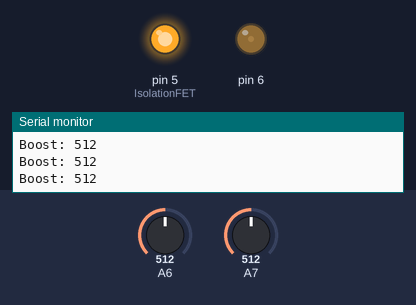
Bench run of a sketch on a simulated Arduino Uno, built with avr-gcc and run on an emulated ATmega328P. Shown: output pins drawn as LEDs (lit = HIGH), the last lines printed to the serial monitor. The test bench sets the inputs (shaded band); at power-on: A7 = 512, A6 = 512.

Above: at 1.26 s.
1.3 s: A7 set to 752
4.8 s: A7 set to 767
At 5.2 s:
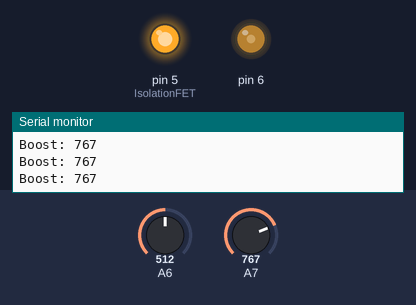
6.3 s: A7 set to 716
At 12.6 s:
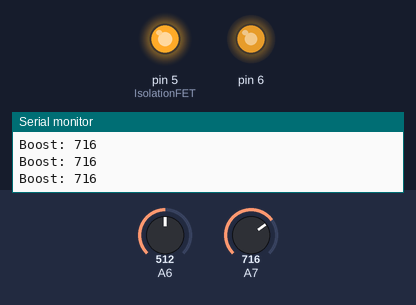
13.3 s: A7 set to 790
At 15.87 s:
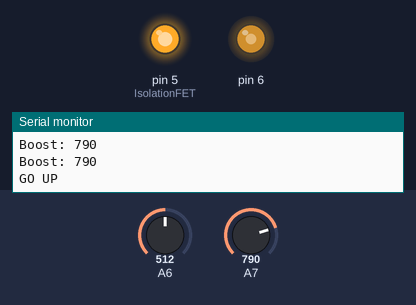
16.8 s: A7 set to 770
At 17.4 s:
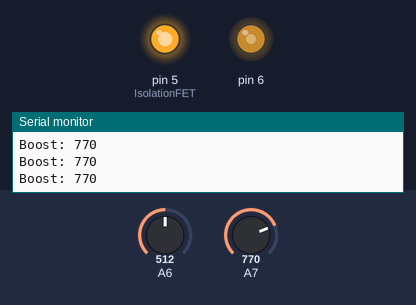
Timing chart, 0 to 19.3 s (numbered marks = the images above; inputs shaded):
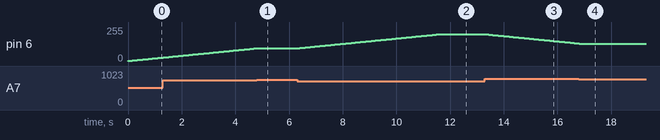

The sketch:

BoostAndDigitalPot.ino
```cpp
#include <avr/io.h>
#include <avr/interrupt.h>
int DutyCycle = 1;
int IncrementPin = 2;
int PotDirPin = 3;
int IsolationFET = 5;
void setup() {


    /* Set up PWM signal */
    DDRD |= (1<<DDD6);                   //Set PD6 as output
    OCR0A = DutyCycle;                   //Set duty cycle (DC = x/228)
    TCCR0A |= (1<<COM0A1);               //Set to non inverting
    TCCR0A |= (1<<WGM01)|(1<<WGM00);     //Set to fast PWM
    TCCR0B |= (1<<CS01);                 //Set prescaler to 8 and start PWM


//    /* Set up ADC */
//    ADMUX |= (0 << REFS1) | (1 << REFS0); //Reference of AVcc
//    ADCSRA |= (1 << ADEN) | (1 << ADPS2) | (1 << ADPS1) | ( 1 << ADPS0); //Enable the ADC and set the prescaler to 128, ADC frequency of 125kHz
//    ADCSRA |= (1 << ADATE);
//    ADCSRB |= (0 << ADTS2) | (0 << ADTS1) | (0 << ADTS0);
//    ADMUX |= (0b00000111);               //Select ADC channel 7
//    ADCSRA |= (1 << ADSC);

    pinMode(IsolationFET, OUTPUT);      // sets the digital pin as output
    digitalWrite(IsolationFET, HIGH);
    Serial.begin(19200);
    Serial.println("Hi");
}

void loop() {
  int i=0;
  for(i=0; i<=20; i++){
      int BoostInput = analogRead(7);
      if (BoostInput<760&&DutyCycle<200){
        DutyCycle++;
      }

      if (BoostInput>780&&DutyCycle>0){
        DutyCycle--;
      }

      delay(50);
      Serial.print("Boost: ");
      Serial.println(BoostInput);
      OCR0A = DutyCycle;                         //Set duty cycle (DC = x/228)

  }
 int PotInput = analogRead(6);
      if(PotInput>=560){
        digitalWrite(PotDirPin, LOW);
        digitalWrite(IncrementPin, HIGH);   // sets the LED on
        delay(1);
        digitalWrite(IncrementPin, LOW);    // sets the LED off
        Serial.println("GO DOWN");
      }
      if(PotInput<550){
        digitalWrite(PotDirPin, HIGH);
        digitalWrite(IncrementPin, HIGH);   // sets the LED on
        delay(.01);
        digitalWrite(IncrementPin, LOW);    // sets the LED off
        Serial.println("GO UP");
      }

      Serial.print("Pot: ");
      Serial.println(PotInput);

    }
```

Measured:
- the behaviour switches between 759 and 760 on A7 (found by bisection; images 0 and 1)
- after the input at 4.8 s, pin 6: goes on until 4.8 s, then stays 97/255
- after the input at 6.3 s, pin 6: moves from 97/255 to 200/255 over 5.1 s, starting after 0.10 s
- after the input at 13.3 s, pin 6: moves from 200/255 to 132/255 over 3.4 s, starting after 0.10 s
- after the input at 16.8 s, pin 6: goes on until 16.8 s, then stays 131/255
